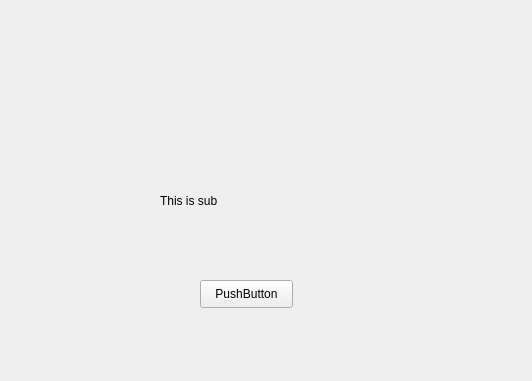
<?xml version="1.0" encoding="UTF-8"?>
<ui version="4.0">
 <class>Form</class>
 <widget class="QWidget" name="Form">
  <property name="geometry">
   <rect>
    <x>0</x>
    <y>0</y>
    <width>532</width>
    <height>381</height>
   </rect>
  </property>
  <property name="windowTitle">
   <string>Form</string>
  </property>
  <widget class="QLabel" name="label">
   <property name="geometry">
    <rect>
     <x>160</x>
     <y>170</y>
     <width>201</width>
     <height>61</height>
    </rect>
   </property>
   <property name="text">
    <string>This is sub</string>
   </property>
  </widget>
  <widget class="QPushButton" name="pushButton">
   <property name="geometry">
    <rect>
     <x>200</x>
     <y>280</y>
     <width>93</width>
     <height>28</height>
    </rect>
   </property>
   <property name="text">
    <string>PushButton</string>
   </property>
  </widget>
 </widget>
 <resources/>
 <connections/>
</ui>
